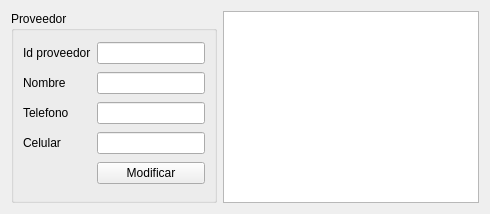
          <widget class="QWidget" name="tab_19">
           <attribute name="title">
            <string>Modificar</string>
           </attribute>
           <layout class="QGridLayout" name="gridLayout_34">
            <item row="0" column="0">
             <widget class="QGroupBox" name="groupBox_6">
              <property name="title">
               <string>Proveedor</string>
              </property>
              <layout class="QGridLayout" name="gridLayout_16">
               <item row="2" column="0">
                <widget class="QLabel" name="label_20">
                 <property name="text">
                  <string>Telefono</string>
                 </property>
                </widget>
               </item>
               <item row="0" column="0">
                <widget class="QLabel" name="label_18">
                 <property name="text">
                  <string>Id proveedor</string>
                 </property>
                </widget>
               </item>
               <item row="3" column="1">
                <widget class="QLineEdit" name="celular_proveedor_mod_lineEdit">
                 <property name="maxLength">
                  <number>10</number>
                 </property>
                </widget>
               </item>
               <item row="1" column="0">
                <widget class="QLabel" name="label_19">
                 <property name="text">
                  <string>Nombre</string>
                 </property>
                </widget>
               </item>
               <item row="3" column="0">
                <widget class="QLabel" name="label_21">
                 <property name="text">
                  <string>Celular</string>
                 </property>
                </widget>
               </item>
               <item row="0" column="1">
                <widget class="QLineEdit" name="id_proveedor_mod_lineEdit"/>
               </item>
               <item row="1" column="1">
                <widget class="QLineEdit" name="nombre_proveedor_mod_lineEdit"/>
               </item>
               <item row="4" column="1">
                <widget class="QPushButton" name="proveedor_modificar_pushButton">
                 <property name="text">
                  <string>Modificar</string>
                 </property>
                </widget>
               </item>
               <item row="2" column="1">
                <widget class="QLineEdit" name="telefono_proveedor_mod_lineEdit">
                 <property name="maxLength">
                  <number>10</number>
                 </property>
                </widget>
               </item>
              </layout>
             </widget>
            </item>
            <item row="0" column="1">
             <widget class="QTableWidget" name="tabla_proveedor_mod_general_most"/>
            </item>
           </layout>
          </widget>
